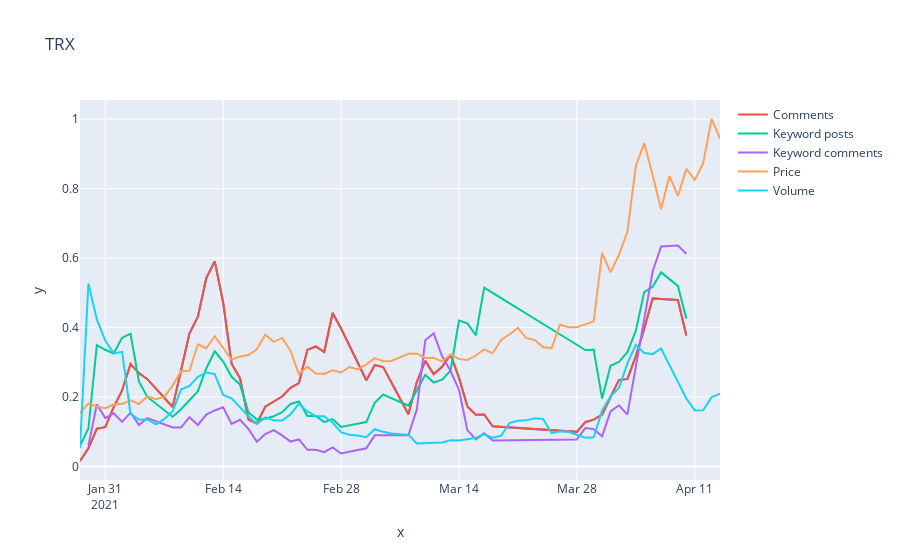

The cell this chart's notebook holds for it:
### Code cell
latest_ts = df_k.index[0]
df_hist = df_hist.loc[latest_ts:]

fig = px.line(x=df_k.index, y=df_k.num_comments.rolling(5, min_periods=1).mean(),title=keyword)
fig.add_scatter(x=df_k.index, y=df_k.num_comments.rolling(5, min_periods=1).mean(), name='Comments')
fig.add_scatter(x=df_k.index, y=df_k.num_keyword_posts.rolling(5, min_periods=1).mean(), name='Keyword posts')
fig.add_scatter(x=df_k.index, y=df_k.num_keyword_comments.rolling(5, min_periods=1).mean(), name='Keyword comments')
fig.add_scatter(x=df_hist.index, y=df_hist.price, name='Price')
fig.add_scatter(x=df_hist.index, y=df_hist.volume.rolling(5, min_periods=1).mean(), name='Volume')
fig.show()
